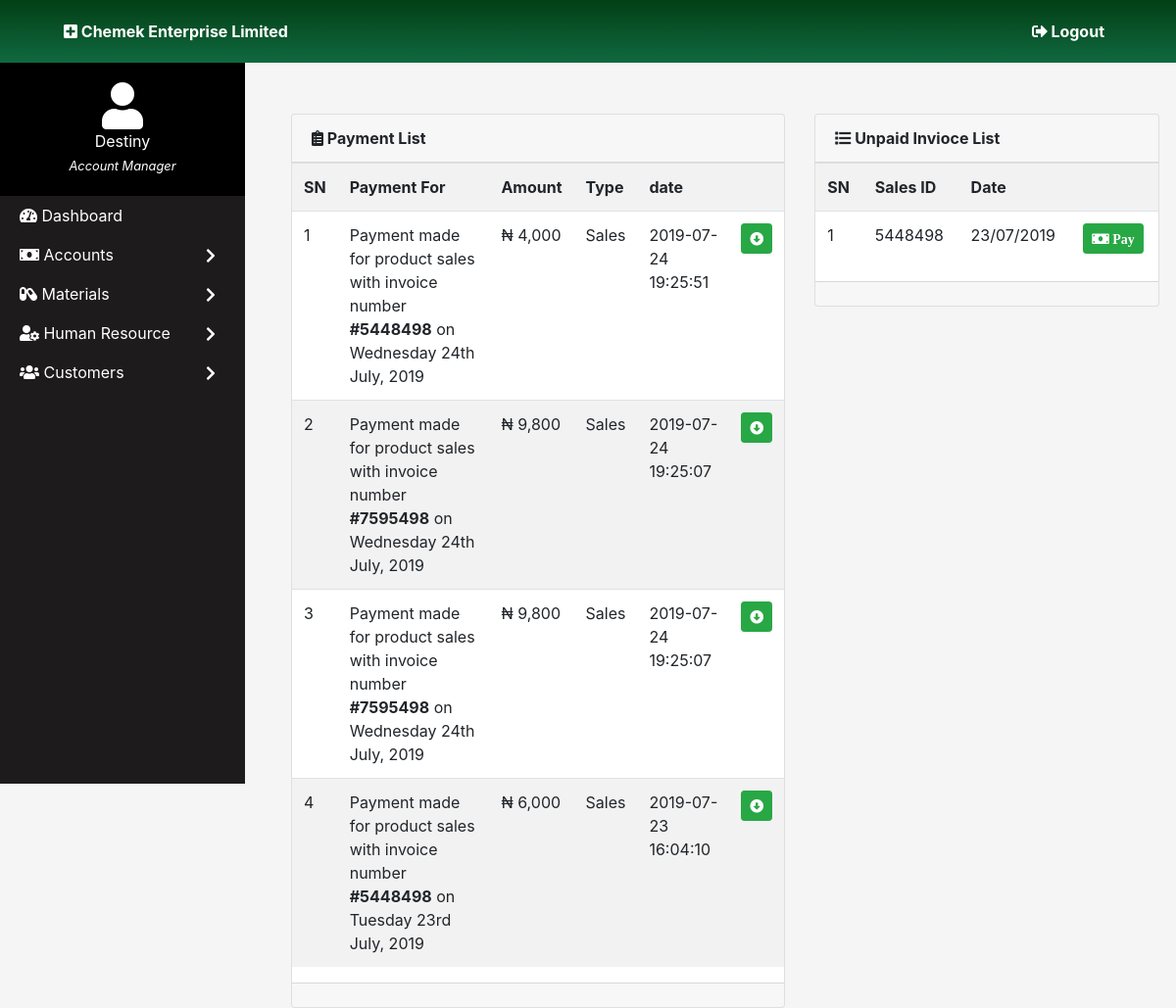
The app's page /payments.php (signed in) with its own data.
### tables this page shows
CREATE TABLE `payment` (
  `payment_id` int(11) NOT NULL,
  `cust_id` int(11) NOT NULL,
  `sales_id` int(11) DEFAULT NULL,
  `payment` varchar(255) NOT NULL,
  `amount` int(200) NOT NULL DEFAULT 0,
  `payment_date` datetime NOT NULL DEFAULT current_timestamp(),
  `modeofpayment` varchar(100) NOT NULL DEFAULT 'Cash <small>(Office Paypoint)</small>',
  `user_id` int(11) NOT NULL,
  `branch_id` int(11) NOT NULL DEFAULT 1,
  `payment_type` varchar(100) DEFAULT 'Sales',
  `remaining` varchar(255) NOT NULL DEFAULT '0',
  `status` varchar(20) DEFAULT 'Paid',
  `or_no` int(19) DEFAULT NULL
);

CREATE TABLE `sales` (
  `sales_id` int(50) NOT NULL,
  `cust_id` int(11) NOT NULL,
  `user_id` int(11) NOT NULL,
  `cash_tendered` varchar(255) DEFAULT NULL,
  `payment_status` varchar(255) DEFAULT 'Not Paid',
  `amount_due` varchar(255) NOT NULL,
  `cash_change` varchar(255) DEFAULT NULL,
  `date_added` datetime NOT NULL DEFAULT current_timestamp(),
  `branch_id` int(11) NOT NULL DEFAULT 1,
  `total` varchar(255) NOT NULL
);

### payments.php (the view, shortened to what this page needs)
<!DOCTYPE html>
<html>
<head>
    <link rel="stylesheet" type="text/css" media="screen" href="bootstrap4/css/bootstrap.css">
    <link rel="stylesheet" type="text/css" media="screen" href="css/dataTables.bootstrap.min.css">
    <link href="fa_dir/css/all.css" rel="stylesheet">
    <link rel="stylesheet" type="text/css" media="screen" href="css/main.css">
</head>
<body>
<?php
include_once "head.php";
include_once "side_nav.php";
?>
<div style="max-width:100%; z-index:-1;">
<div class="content">
    <div class="container">
    <div class="row" style="margin-top:40px;">
        <div class="col-md-7">
            <div class="card">
                <div class="card-header">
                    <strong>
                        <i class="fa fa-clipboard-list "></i>
                        Payment List
                    </strong>
                </div>
                <div class="card-body" style="padding:0;">
                <table class="table table-striped">
                <tbody>
                    <tr>
                        <th>SN</th>
                        <th>Payment For</th>
                        <th>Amount</th>
                        <th>Type</th>
                        <th>date</th>
                        <th></th>
                    </tr>
                    <?php
                    $count = 1;
                        $queryCheck = $conn->query("SELECT * FROM payment ORDER BY payment_date DESC LIMIT 10");
                        while($payData = $queryCheck->fetch_assoc()){
                            $payment = $payData['payment'];
                            $amtt  = $payData['amount'];
                            $payment_type = $payData['payment_type'];
                            $payment_date = $payData['payment_date'];
                            ?>
                            <tr id="<?php echo $payData['payment_id']; ?>" style="cursor:pointer;">
                                <td><?php echo $count; ?></td>
                                <td><?php echo $payment; ?></td>
                                <td>&#8358; <?php echo number_format($amtt); ?></td>
                                <td><?php echo $payment_type; ?></td>
                                <td><?php echo $payment_date; ?></td>
                                <?php if($payData['payment_type'] == "Sales"){
                                ?>
                                <td>
                                    <a href="#" class="btn btn-sm btn-success"><i class="fa fa-arrow-alt-circle-down"></i></button>
                                </td>
                                <?php
                                }else{
                                ?>
                                <td>
                                    <a href="#" class="btn btn-sm btn-danger"><i class="fa fa-arrow-alt-circle-up"></i></button>
                                </td>
                                <?php
                                }
                                ?>
                            </tr>
                            <?php
                            $count++;
                        }
                    ?>
                    </tbody>
                    </table>
                </div>
                <div class="card-footer">
                </div>
            </div>
        </div>
    <div class="col-md-5">
            <div class="card">
                <div class="card-header">
                    <strong>
                        <i class="fa fa-list "></i>
                        Unpaid Invioce List
                    </strong>
                </div>
                <div class="card-body" style="padding:0;">
                <table class="table table-striped">
                <tbody>
                    <tr>
                        <th>SN</th>
                        <th>Sales ID</th>
                        <th>Date</th>
                        <th></th>
                    </tr>
                    <?php
                    $count = 1;
                        $queryCheck = $conn->query("SELECT * FROM sales ORDER BY date_added");
                        while($saleData = $queryCheck->fetch_assoc()){
                            $saleid = $saleData['sales_id'];
                            $date = date('d/m/Y', strtotime($saleData['date_added']));
                            if((int)$saleData['cash_tendered'] == 0 || $saleData['payment_status'] == "Not Paid" || (int)$saleData['cash_tendered'] < (int)$saleData['total']){
                            ?>
                            <tr>
                                <td><?php echo $count; ?></td>
                                <td><?php echo $saleid; ?></td>
                                <td><?php echo $date; ?></td>
                                <td>
                                    <a href="#" title="paybtn" class="btn btn-sm btn-success" id="<?php echo $saleid; ?>"><i class="fa fa-money-bill"> Pay </i></button>
                                </td>
                            </tr>
                            <?php
                            $count++;
                            }
                        }
                    ?>
                    </tbody>
                    </table>
                </div>
                <div class="card-footer">
                </div>
            </div>
    </div>
</div>
</div>
</body>
</html>

### fa_dir/css/all.css (style rules this page uses)
.fa, .fas, .far, .fal, .fab { -moz-osx-font-smoothing: grayscale; -webkit-font-smoothing: antialiased; display: inline-block; font-style: normal; font-variant: normal; text-rendering: auto; line-height: 1; }
.fa-arrow-alt-circle-down:before { content: "\f358"; }
.fa-clipboard-list:before { content: "\f46d"; }
.fa-list:before { content: "\f03a"; }
.fa-money-bill:before { content: "\f0d6"; }
.fa, .fas { font-family: 'Font Awesome 5 Free'; font-weight: 900; }

### css/main.css (style rules this page uses)
* { margin: 0; padding: 0; }
body { background-color: rgb(245, 245, 245); }
.content { margin-left: 280px; width: auto; }

### records on screen
payment: payment "Payment made for product sales with invoice number #5448498 on Wednesday 24th July, 2019", amount "4,000", payment_type "Sales", payment_date "2019-07-24 19:25:51"
payment: payment "Payment made for product sales with invoice number #7595498 on Wednesday 24th July, 2019", amount "9,800", payment_type "Sales", payment_date "2019-07-24 19:25:07"
payment: payment "Payment made for product sales with invoice number #7595498 on Wednesday 24th July, 2019", amount "9,800", payment_type "Sales", payment_date "2019-07-24 19:25:07"
payment: payment "Payment made for product sales with invoice number #5448498 on Tuesday 23rd July, 2019", amount "6,000", payment_type "Sales", payment_date "2019-07-23 16:04:10"
sales: sales_id "5448498", date_added "23/07/2019"

### other values on screen
$fulname "Destiny"
$design "Account Manager"
